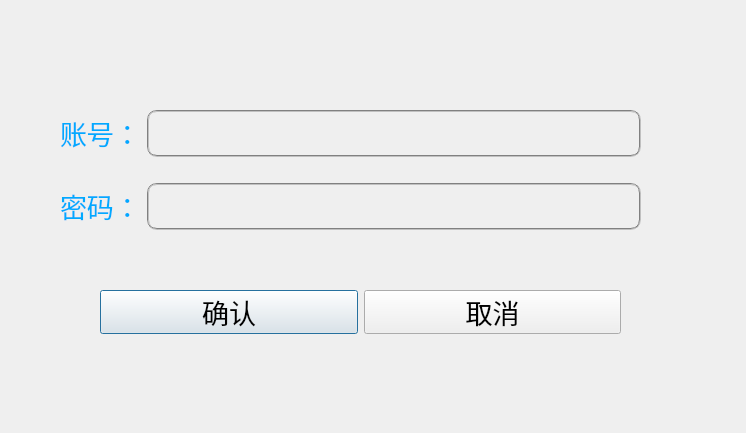
<?xml version="1.0" encoding="UTF-8"?>
<ui version="4.0">
 <class>logindialog</class>
 <widget class="QDialog" name="logindialog">
  <property name="geometry">
   <rect>
    <x>0</x>
    <y>0</y>
    <width>746</width>
    <height>433</height>
   </rect>
  </property>
  <property name="windowTitle">
   <string>图书馆登录</string>
  </property>
  <property name="windowOpacity">
   <double>1.000000000000000</double>
  </property>
  <property name="styleSheet">
   <string notr="true">#logindialog{border-image: url(:/新前缀/石头门2.jpg);}
</string>
  </property>
  <widget class="QWidget" name="layoutWidget">
   <property name="geometry">
    <rect>
     <x>100</x>
     <y>290</y>
     <width>521</width>
     <height>44</height>
    </rect>
   </property>
   <layout class="QHBoxLayout" name="horizontalLayout_3">
    <item>
     <widget class="QPushButton" name="loginokbutton">
      <property name="font">
       <font>
        <family>黑体</family>
        <pointsize>20</pointsize>
       </font>
      </property>
      <property name="styleSheet">
       <string notr="true">QPushButton#loginokbutton
{
border-color:white;
border-image: url(:/按钮.PNG);
}
QPushButton#loginokbutton:hover
{
color:white;
border-image: url(:/按钮.PNG);
}
QPushButton#loginokbutton:pressed
{
color:blue;
border-image: url(:/按钮.PNG);
border:transparent;
}</string>
      </property>
      <property name="text">
       <string>确认</string>
      </property>
     </widget>
    </item>
    <item>
     <widget class="QPushButton" name="logincancelbutton">
      <property name="font">
       <font>
        <family>黑体</family>
        <pointsize>20</pointsize>
       </font>
      </property>
      <property name="styleSheet">
       <string notr="true">QPushButton#logincancelbutton
{
border-color:white;
border-image: url(:/按钮.PNG);
}
QPushButton#logincancelbutton:hover
{
color:white;
border-image: url(:/按钮.PNG);
}
QPushButton#logincancelbutton:pressed
{
color:blue;
border-image: url(:/按钮.PNG);
border:transparent;
}</string>
      </property>
      <property name="text">
       <string>取消</string>
      </property>
     </widget>
    </item>
   </layout>
  </widget>
  <widget class="QWidget" name="layoutWidget">
   <property name="geometry">
    <rect>
     <x>60</x>
     <y>90</y>
     <width>581</width>
     <height>161</height>
    </rect>
   </property>
   <layout class="QGridLayout" name="gridLayout">
    <item row="0" column="0">
     <layout class="QHBoxLayout" name="horizontalLayout" stretch="1,10">
      <item>
       <widget class="QLabel" name="accountlabel">
        <property name="text">
         <string>&lt;html&gt;&lt;head/&gt;&lt;body&gt;&lt;p&gt;&lt;span style=&quot; font-size:20pt; color:#00aaff;&quot;&gt;账号：&lt;/span&gt;&lt;/p&gt;&lt;/body&gt;&lt;/html&gt;</string>
        </property>
       </widget>
      </item>
      <item>
       <widget class="QLineEdit" name="accountline">
        <property name="font">
         <font>
          <family>华文琥珀</family>
          <pointsize>20</pointsize>
         </font>
        </property>
        <property name="styleSheet">
         <string notr="true">background:transparent;color:white;
border:2px groove gray;border-radius:10px;padding:2px 4px</string>
        </property>
        <property name="echoMode">
         <enum>QLineEdit::Normal</enum>
        </property>
       </widget>
      </item>
     </layout>
    </item>
    <item row="1" column="0">
     <layout class="QHBoxLayout" name="horizontalLayout_2" stretch="0,10">
      <item>
       <widget class="QLabel" name="passwordlabel">
        <property name="text">
         <string>&lt;html&gt;&lt;head/&gt;&lt;body&gt;&lt;p&gt;&lt;span style=&quot; font-size:20pt; color:#00aaff;&quot;&gt;密码：&lt;/span&gt;&lt;/p&gt;&lt;/body&gt;&lt;/html&gt;</string>
        </property>
       </widget>
      </item>
      <item>
       <widget class="QLineEdit" name="passwordline">
        <property name="font">
         <font>
          <family>华文琥珀</family>
          <pointsize>20</pointsize>
         </font>
        </property>
        <property name="styleSheet">
         <string notr="true">background:transparent;color:white;
border:2px groove gray;border-radius:10px;padding:2px 4px</string>
        </property>
        <property name="echoMode">
         <enum>QLineEdit::Password</enum>
        </property>
       </widget>
      </item>
     </layout>
    </item>
   </layout>
  </widget>
 </widget>
 <resources/>
 <connections/>
</ui>
